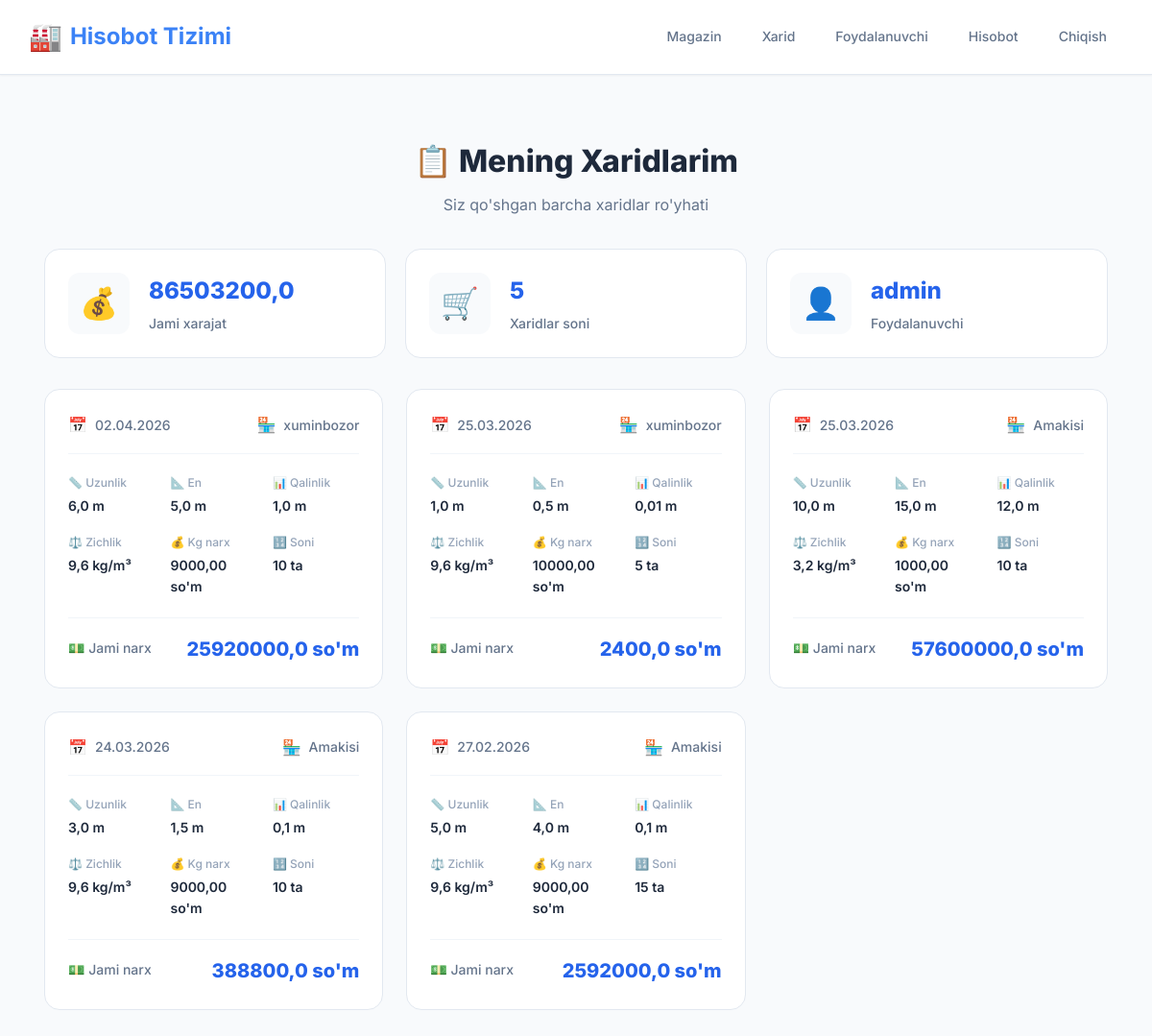
/my_purchases/ (signed in), run on the app's committed database.
### list/models.py (models this page shows, shortened)
class Purchase(models.Model):
    user = models.ForeignKey(User, on_delete=models.CASCADE, verbose_name="Foydalanuvchi", default=1)
    date = models.DateField(verbose_name="Sana")
    store = models.ForeignKey(Store, on_delete=models.CASCADE, verbose_name="Magazin")
    length = models.FloatField(help_text="Uzunligi (m)", verbose_name="Uzunlik", default=0)
    width = models.FloatField(help_text="Eni (m)", verbose_name="En", default=0)
    thickness = models.FloatField(help_text="Qalinligi (m)", verbose_name="Qalinlik", default=0)
    density = models.FloatField(help_text="Zichligi (kg/m³)", verbose_name="Zichlik", default=0)
    price_per_kg = models.DecimalField(max_digits=10, decimal_places=2, help_text="Kg uchun narx (so'm)", verbose_name="Kg uchun narx", default=0)
    quantity = models.IntegerField(verbose_name="Soni", default=0)
    @property
    def mass(self):
        return self.length * self.width * self.thickness * self.density
    @property
    def sheet_price(self):
        return self.mass * float(self.price_per_kg)
    @property
    def total_cost(self):
        return self.quantity * self.sheet_price
    class Meta:
        verbose_name = "Xarid"
        verbose_name_plural = "Xaridlar"

class Store(models.Model):
    name = models.CharField(max_length=100, unique=True, verbose_name="Magazin nomi")
    class Meta:
        verbose_name = "Magazin"
        verbose_name_plural = "Magazinlar"

### list/views.py (the view)
# urls.py: path('my_purchases/', views.my_purchases, name='my_purchases'),
@login_required
def my_purchases(request):
    purchases = Purchase.objects.filter(user=request.user).order_by('-date')
    total_purchase_cost = sum(purchase.total_cost for purchase in purchases)
    context = {
        'purchases': purchases,
        'total_purchase_cost': total_purchase_cost,
    }
    return render(request, 'list/my_purchases.html', context)

### list/templates/list/my_purchases.html (shortened to what this page needs)
{% extends 'list/base.html' %}
{% block content %}
<div class="report-container">
    <div class="report-header">
        <h1 class="report-title">📋 Mening Xaridlarim</h1>
        <p class="report-subtitle">Siz qo'shgan barcha xaridlar ro'yhati</p>
    </div>
    {% if purchases %}
        <div class="summary-section">
            <div class="summary-stats-grid">
                <div class="summary-stat-card">
                    <div class="stat-icon">💰</div>
                    <div class="stat-content">
                        <div class="stat-value">{{ total_purchase_cost }}</div>
                        <div class="stat-label">Jami xarajat</div>
                    </div>
                </div>
                <div class="summary-stat-card">
                    <div class="stat-icon">🛒</div>
                    <div class="stat-content">
                        <div class="stat-value">{{ purchases|length }}</div>
                        <div class="stat-label">Xaridlar soni</div>
                    </div>
                </div>
                <div class="summary-stat-card">
                    <div class="stat-icon">👤</div>
                    <div class="stat-content">
                        <div class="stat-value">{{ request.user.username }}</div>
                        <div class="stat-label">Foydalanuvchi</div>
                    </div>
                </div>
            </div>
        </div>
        <div class="purchases-grid">
            {% for purchase in purchases %}
            <div class="purchase-card">
                <div class="purchase-header">
                    <div class="purchase-date">
                        <span class="date-icon">📅</span>
                        <span>{{ purchase.date|date:"d.m.Y" }}</span>
                    </div>
                    <div class="purchase-store">
                        <span class="store-icon">🏪</span>
                        <span>{{ purchase.store.name }}</span>
                    </div>
                </div>
                <div class="purchase-details">
                    <div class="detail-row">
                        <div class="detail-item">
                            <span class="detail-label">📏 Uzunlik</span>
                            <span class="detail-value">{{ purchase.length }} m</span>
                        </div>
                        <div class="detail-item">
                            <span class="detail-label">📐 En</span>
                            <span class="detail-value">{{ purchase.width }} m</span>
                        </div>
                        <div class="detail-item">
                            <span class="detail-label">📊 Qalinlik</span>
                            <span class="detail-value">{{ purchase.thickness }} m</span>
                        </div>
                    </div>
                    <div class="detail-row">
                        <div class="detail-item">
                            <span class="detail-label">⚖️ Zichlik</span>
                            <span class="detail-value">{{ purchase.density }} kg/m³</span>
                        </div>
                        <div class="detail-item">
                            <span class="detail-label">💰 Kg narx</span>
                            <span class="detail-value">{{ purchase.price_per_kg }} so'm</span>
                        </div>
                        <div class="detail-item">
                            <span class="detail-label">🔢 Soni</span>
                            <span class="detail-value">{{ purchase.quantity }} ta</span>
                        </div>
                    </div>
                </div>
                <div class="purchase-total">
                    <div class="total-label">💵 Jami narx</div>
                    <div class="total-amount">{{ purchase.total_cost }} so'm</div>
                </div>
            </div>
            {% endfor %}
        </div>
    {% else %}
        <div class="empty-state">
            <div class="empty-icon">📭</div>
            <h3>Siz hali xarid qo'shmadingiz</h3>
            <p>Birinchi xaridni qo'shish uchun "Xarid qo'shish" tugmasini bosing</p>
        </div>
    {% endif %}
</div>
{% endblock %}

### list/templates/list/base.html (shortened to what this page needs)
<!DOCTYPE html>
<html lang="uz">
<head>
</head>
<body>
    <header class="header">
        <div class="header-content">
            <a href="{% url 'home' %}" class="logo">Hisobot Tizimi</a>
            <nav class="nav">
                {% if request.user.is_authenticated %}
                    {% if request.user.is_superuser %}
                        <a href="{% url 'add_store' %}" class="nav-link" style="--icon: '➕'">Magazin</a>
                        <a href="{% url 'add_purchase' %}" class="nav-link" style="--icon: '🛒'">Xarid</a>
                        <a href="{% url 'add_user' %}" class="nav-link" style="--icon: '👤'">Foydalanuvchi</a>
                        <a href="{% url 'monthly_report' %}" class="nav-link" style="--icon: '📊'">Hisobot</a>
                    {% elif request.user.is_staff %}
                        <a href="{% url 'add_purchase' %}" class="nav-link" style="--icon: '🛒'">Xarid</a>
                    {% endif %}
                    <a href="{% url 'logout' %}" class="nav-link" style="--icon: '🚪'">Chiqish</a>
                {% else %}
                    <a href="{% url 'login' %}" class="nav-link" style="--icon: '🔐'">Kirish</a>
                {% endif %}
            </nav>
        </div>
    </header>
    <main class="main">
        {% block content %}{% endblock %}
    </main>
</body>
</html>

### list/templates/list/base.html (style rules this page uses)
:root { --bg-primary: #f8fafc; --bg-secondary: #ffffff; --text-primary: #1e293b; --text-secondary: #64748b; --text-muted: #94a3b8; --accent-primary: #3b82f6; --accent-secondary: #1d4ed8; --accent-light: #dbeafe; --success: #10b981; --success-light: #d1fae5; --border: #e2e8f0; --border-hover: #cbd5e1; --shadow-sm: 0 1px 2px 0 rgba(0, 0, 0, 0.05); --shadow-md: 0 4px 6px -1px rgba(0, 0, 0, 0.1), 0 2px 4px -1px rgba(0, 0, 0, 0.06); --shadow-lg: 0 10px 15px -3px rgba(0, 0, 0, 0.1), 0 4px 6px -2px rgba(0, 0, 0, 0.05); --radius-sm: 6px; --radius-md: 8px; --radius-lg: 12px; --transition: all 0.2s cubic-bezier(0.4, 0, 0.2, 1); }
* { box-sizing: border-box; margin: 0; padding: 0; }
body { font-family: 'Inter', -apple-system, BlinkMacSystemFont, 'Segoe UI', Roboto, sans-serif; background: var(--bg-primary); color: var(--text-primary); line-height: 1.6; font-size: 14px; }
.header { background: var(--bg-secondary); border-bottom: 1px solid var(--border); box-shadow: var(--shadow-sm); position: sticky; top: 0; z-index: 100; }
.header-content { width: min(1200px, 95%); margin: 0 auto; padding: 16px 0; display: flex; align-items: center; justify-content: space-between; }
.logo { font-size: 24px; font-weight: 700; color: var(--accent-primary); text-decoration: none; display: flex; align-items: center; gap: 8px; }
.logo::before { content: "🏭"; font-size: 28px; }
.nav { display: flex; gap: 8px; align-items: center; flex-wrap: wrap; }
.nav-link { text-decoration: none; color: var(--text-secondary); background: transparent; border: 1px solid transparent; border-radius: var(--radius-md); padding: 8px 16px; font-weight: 500; font-size: 14px; transition: var(--transition); display: flex; align-items: center; gap: 6px; }
.nav-link::before { font-size: 16px; }
.main { width: min(1200px, 95%); margin: 0 auto; padding: 32px 0; }
h1 { font-size: 24px; font-weight: 600; color: var(--text-primary); margin-bottom: 8px; }
p { color: var(--text-secondary); margin-bottom: 16px; }

### list/templates/list/my_purchases.html (style rules this page uses)
.report-container { max-width: 1200px; margin: 0 auto; padding: 32px 16px; }
.report-header { text-align: center; margin-bottom: 32px; }
.report-title { font-size: 32px; font-weight: 800; color: #1e293b; margin-bottom: 8px; }
.report-subtitle { font-size: 16px; color: #64748b; font-weight: 400; }
.summary-section { margin-top: 32px; }
.summary-stats-grid { display: grid; grid-template-columns: repeat(auto-fit, minmax(250px, 1fr)); gap: 20px; }
.summary-stat-card { background: #ffffff; border: 1px solid #e2e8f0; border-radius: 16px; padding: 24px; display: flex; align-items: center; gap: 20px; transition: all 0.3s ease; }
.stat-icon { font-size: 32px; width: 64px; height: 64px; display: flex; align-items: center; justify-content: center; background: #f8fafc; border-radius: 12px; }
.stat-content { flex: 1; }
.stat-value { font-size: 24px; font-weight: 800; color: #2563eb; margin-bottom: 4px; }
.stat-label { font-size: 14px; color: #64748b; font-weight: 500; }
.purchases-grid { display: grid; grid-template-columns: repeat(auto-fit, minmax(350px, 1fr)); gap: 24px; margin-top: 32px; }
.purchase-card { background: #ffffff; border: 1px solid #e2e8f0; border-radius: 16px; padding: 24px; transition: all 0.3s ease; }
.purchase-header { display: flex; justify-content: space-between; align-items: center; margin-bottom: 20px; padding-bottom: 16px; border-bottom: 1px solid #f1f5f9; }
.purchase-date, .purchase-store { display: flex; align-items: center; gap: 8px; font-size: 14px; color: #64748b; font-weight: 500; }
.date-icon, .store-icon { font-size: 16px; }
.purchase-details { margin-bottom: 20px; }
.detail-row { display: grid; grid-template-columns: repeat(3, 1fr); gap: 16px; margin-bottom: 16px; }
.detail-row:last-child { margin-bottom: 0; }
.detail-item { display: flex; flex-direction: column; gap: 4px; }
.detail-label { font-size: 12px; color: #94a3b8; font-weight: 500; }
.detail-value { font-size: 14px; color: #1e293b; font-weight: 600; }
.purchase-total { display: flex; justify-content: space-between; align-items: center; padding-top: 16px; border-top: 1px solid #f1f5f9; }
.total-label { font-size: 14px; color: #64748b; font-weight: 500; }
.total-amount { font-size: 20px; font-weight: 800; color: #2563eb; }

### data on the page
Purchase: date "02.04.2026", store.name "xuminbozor", length "6,0", width "5,0", thickness "1,0", density "9,6", price_per_kg "9000,00", quantity "10", total_cost "25920000,0"
Purchase: date "25.03.2026", store.name "xuminbozor", length "1,0", width "0,5", thickness "0,01", density "9,6", price_per_kg "10000,00", quantity "5", total_cost "2400,0"
Purchase: date "25.03.2026", store.name "Amakisi", length "10,0", width "15,0", thickness "12,0", density "3,2", price_per_kg "1000,00", quantity "10", total_cost "57600000,0"
Purchase: date "24.03.2026", store.name "Amakisi", length "3,0", width "1,5", thickness "0,1", density "9,6", price_per_kg "9000,00", quantity "10", total_cost "388800,0"
Purchase: date "27.02.2026", store.name "Amakisi", length "5,0", width "4,0", thickness "0,1", density "9,6", price_per_kg "9000,00", quantity "15", total_cost "2592000,0"

### other printed values
{{ total_purchase_cost }} "86503200,0"
{{ purchases|length }} "5"
{{ request.user.username }} "admin"
